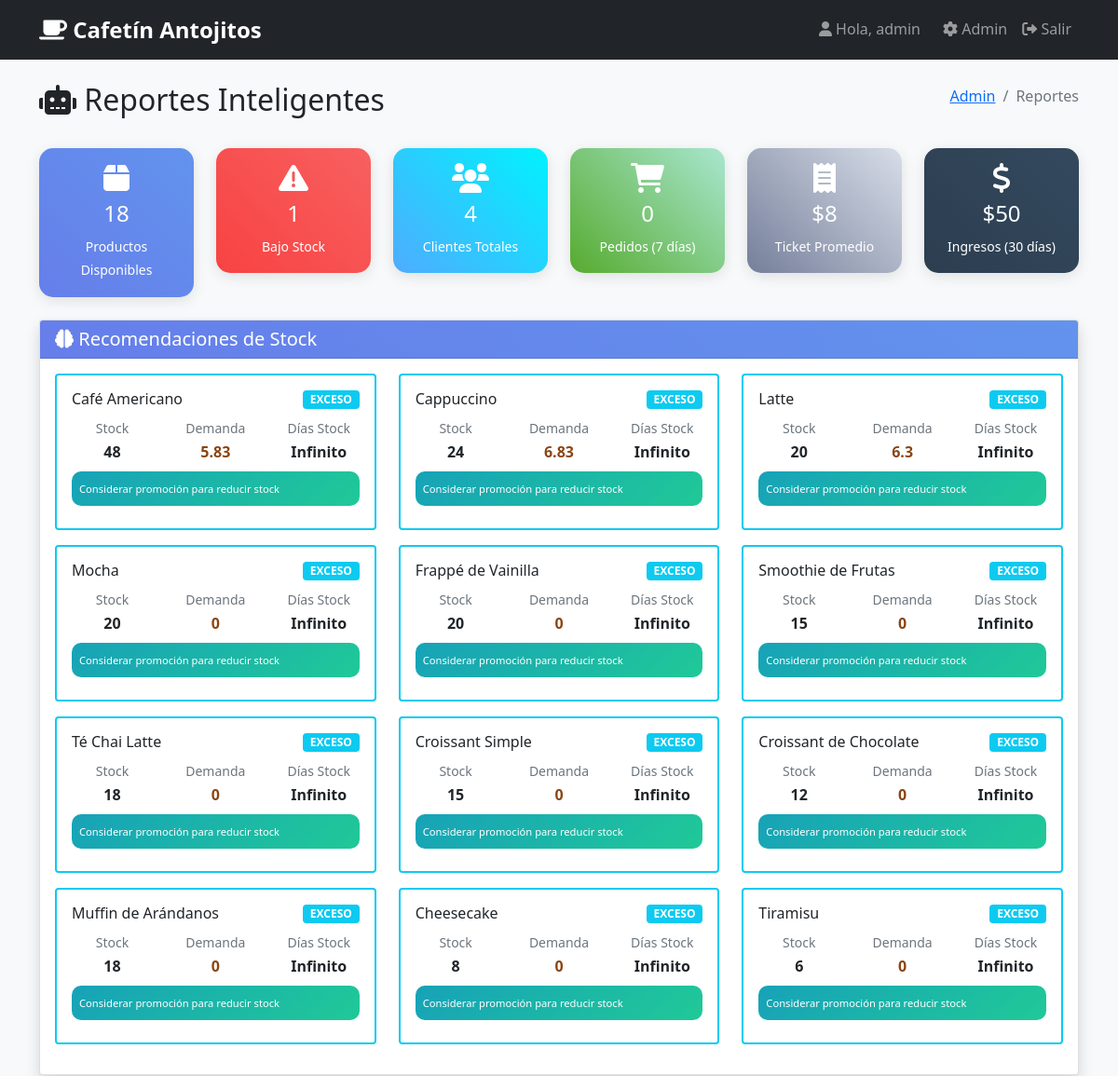
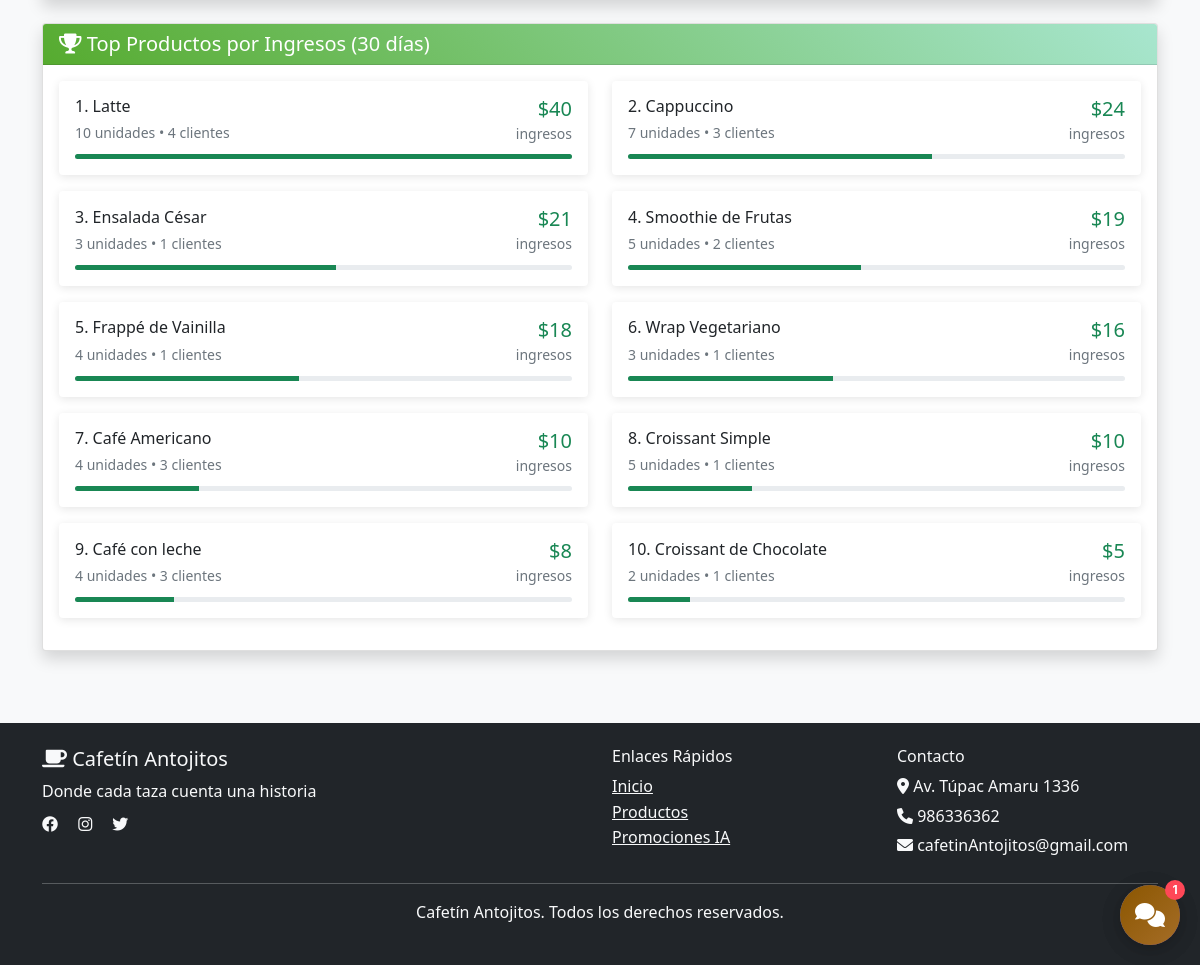
The page /admin/reportes (signed in) on the database its author committed (2 pictures, top to bottom).
### tables this page shows
CREATE TABLE productos (
            id INTEGER PRIMARY KEY AUTOINCREMENT,
            nombre TEXT NOT NULL,
            descripcion TEXT,
            precio REAL NOT NULL,
            imagen TEXT,
            categoria TEXT,
            stock INTEGER DEFAULT 0,
            popularidad INTEGER DEFAULT 0,
            created_at TIMESTAMP DEFAULT CURRENT_TIMESTAMP
        );

### app.py (the view)
@app.route('/admin/reportes')
def admin_reportes():
    if 'user_id' not in session or session.get('role') != 'admin':
        flash('Acceso denegado', 'error')
        return redirect(url_for('index'))
    recomendaciones_stock = generate_stock_recommendations()
    conn = get_db_connection()
    metricas = conn.execute('''
        SELECT
            (SELECT COUNT(*) FROM productos WHERE stock > 0) as productos_disponibles,
            (SELECT COUNT(*) FROM productos WHERE stock <= 5) as productos_bajo_stock,
            (SELECT COUNT(*) FROM usuarios WHERE role = 'user') as total_clientes,
            (SELECT COUNT(*) FROM pedidos WHERE created_at >= date('now', '-7 days')) as pedidos_semana,
            (SELECT ROUND(AVG(total), 2) FROM pedidos WHERE created_at >= date('now', '-30 days')) as ticket_promedio,
            (SELECT SUM(total) FROM pedidos WHERE created_at >= date('now', '-30 days')) as ingresos_mes
    ''').fetchone()
    top_productos_ingresos = conn.execute('''
        SELECT
            p.nombre,
            SUM(h.cantidad * p.precio) as ingresos,
            SUM(h.cantidad) as unidades_vendidas,
            COUNT(DISTINCT h.user_id) as clientes_compraron
        FROM historial_compras h
        JOIN productos p ON h.producto_id = p.id
        WHERE h.fecha >= date('now', '-30 days')
        GROUP BY p.id, p.nombre
        ORDER BY ingresos DESC
        LIMIT 10
    ''').fetchall()
    conn.close()
    return render_template('admin_reportes.html',
                         recomendaciones_stock=recomendaciones_stock,
                         metricas=metricas,
                         top_productos_ingresos=top_productos_ingresos)

### app.py (called while the page is built)
def get_db_connection():
    conn = sqlite3.connect(DATABASE)
    conn.row_factory = sqlite3.Row
    return conn

### templates/admin_reportes.html (shortened to what this page needs)
{% extends "base.html" %}
{% block content %}
<div class="container py-4">
    <div class="d-flex justify-content-between align-items-center mb-4">
        <h2><i class="fas fa-robot"></i> Reportes Inteligentes</h2>
        <nav aria-label="breadcrumb">
            <ol class="breadcrumb">
                <li class="breadcrumb-item"><a href="{{ url_for('admin') }}">Admin</a></li>
                <li class="breadcrumb-item active">Reportes</li>
            </ol>
        </nav>
    </div>
    <div class="row mb-4">
        <div class="col-md-2">
            <div class="card metric-card bg-gradient-primary text-white">
                <div class="card-body text-center">
                    <i class="fas fa-box fa-2x mb-2"></i>
                    <h4>{{ metricas.productos_disponibles }}</h4>
                    <small>Productos Disponibles</small>
                </div>
            </div>
        </div>
        <div class="col-md-2">
            <div class="card metric-card bg-gradient-warning text-white">
                <div class="card-body text-center">
                    <i class="fas fa-exclamation-triangle fa-2x mb-2"></i>
                    <h4>{{ metricas.productos_bajo_stock }}</h4>
                    <small>Bajo Stock</small>
                </div>
            </div>
        </div>
        <div class="col-md-2">
            <div class="card metric-card bg-gradient-info text-white">
                <div class="card-body text-center">
                    <i class="fas fa-users fa-2x mb-2"></i>
                    <h4>{{ metricas.total_clientes }}</h4>
                    <small>Clientes Totales</small>
                </div>
            </div>
        </div>
        <div class="col-md-2">
            <div class="card metric-card bg-gradient-success text-white">
                <div class="card-body text-center">
                    <i class="fas fa-shopping-cart fa-2x mb-2"></i>
                    <h4>{{ metricas.pedidos_semana }}</h4>
                    <small>Pedidos (7 días)</small>
                </div>
            </div>
        </div>
        <div class="col-md-2">
            <div class="card metric-card bg-gradient-secondary text-white">
                <div class="card-body text-center">
                    <i class="fas fa-receipt fa-2x mb-2"></i>
                    <h4>${{ "%.0f"|format(metricas.ticket_promedio or 0) }}</h4>
                    <small>Ticket Promedio</small>
                </div>
            </div>
        </div>
        <div class="col-md-2">
            <div class="card metric-card bg-gradient-dark text-white">
                <div class="card-body text-center">
                    <i class="fas fa-dollar-sign fa-2x mb-2"></i>
                    <h4>${{ "%.0f"|format(metricas.ingresos_mes or 0) }}</h4>
                    <small>Ingresos (30 días)</small>
                </div>
            </div>
        </div>
    </div>
    <div class="card shadow mb-4">
        <div class="card-header bg-gradient-primary text-white">
            <h5 class="mb-0">
                <i class="fas fa-brain"></i> Recomendaciones de Stock
            </h5>
        </div>
        <div class="card-body">
            <div class="row">
                {% for rec in recomendaciones_stock[:12] %}
                <div class="col-md-6 col-lg-4 mb-3">
                    <div class="card recommendation-card h-100
                        {% if rec.urgencia == 'CRÍTICO' %}border-danger
                        {% elif rec.urgencia == 'ALTO' %}border-warning
                        {% elif rec.urgencia == 'EXCESO' %}border-info
                        {% else %}border-success{% endif %}">
                        <div class="card-body">
                            <div class="d-flex justify-content-between align-items-start mb-2">
                                <h6 class="card-title mb-0">{{ rec.producto.nombre }}</h6>
                                <span class="badge
                                    {% if rec.urgencia == 'CRÍTICO' %}bg-danger
                                    {% elif rec.urgencia == 'ALTO' %}bg-warning
                                    {% elif rec.urgencia == 'EXCESO' %}bg-info
                                    {% else %}bg-success{% endif %}">
                                    {{ rec.urgencia }}
                                </span>
                            </div>
                            <div class="row text-center mb-2">
                                <div class="col-4">
                                    <small class="text-muted">Stock</small>
                                    <div class="fw-bold">{{ rec.producto.stock }}</div>
                                </div>
                                <div class="col-4">
                                    <small class="text-muted">Demanda</small>
                                    <div class="fw-bold text-primary">{{ rec.demanda_predicha }}</div>
                                </div>
                                <div class="col-4">
                                    <small class="text-muted">Días Stock</small>
                                    <div class="fw-bold">{{ rec.dias_stock }}</div>
                                </div>
                            </div>
                            <div class="alert alert-sm
                                {% if rec.urgencia == 'CRÍTICO' %}alert-danger
                                {% elif rec.urgencia == 'ALTO' %}alert-warning
                                {% elif rec.urgencia == 'EXCESO' %}alert-info
                                {% else %}alert-success{% endif %} mb-2">
                                <small>{{ rec.accion }}</small>
                            </div>
                        </div>
                    </div>
                </div>
                {% endfor %}
            </div>
        </div>
    </div>
    <div class="card shadow">
        <div class="card-header bg-gradient-success text-white">
            <h5 class="mb-0">
                <i class="fas fa-trophy"></i> Top Productos por Ingresos (30 días)
            </h5>
        </div>
        <div class="card-body">
            <div class="row">
                {% for producto in top_productos_ingresos %}
                <div class="col-md-6 mb-3">
                    <div class="card top-product-card">
                        <div class="card-body">
                            <div class="d-flex justify-content-between align-items-center">
                                <div>
                                    <h6 class="mb-1">{{ loop.index }}. {{ producto.nombre }}</h6>
                                    <small class="text-muted">
                                        {{ producto.unidades_vendidas }} unidades •
                                        {{ producto.clientes_compraron }} clientes
                                    </small>
                                </div>
                                <div class="text-end">
                                    <div class="h5 text-success mb-0">${{ "%.0f"|format(producto.ingresos) }}</div>
                                    <small class="text-muted">ingresos</small>
                                </div>
                            </div>
                            <div class="progress mt-2" style="height: 5px;">
                                <div class="progress-bar bg-success"
                                     style="width: {{ (producto.ingresos / top_productos_ingresos[0].ingresos * 100) if top_productos_ingresos else 0 }}%">
                                </div>
                            </div>
                        </div>
                    </div>
                </div>
                {% endfor %}
            </div>
        </div>
    </div>
</div>
{% endblock %}

### static/style.css (style rules this page uses)
:root { --primary-color: #8b4513; --secondary-color: #d2691e; --accent-color: #f4a460; --dark-color: #2c1810; --light-color: #f5f5dc; --success-color: #28a745; --danger-color: #dc3545; --warning-color: #ffc107; --info-color: #17a2b8; }
* { box-sizing: border-box; }
body { font-family: "Segoe UI", Tahoma, Geneva, Verdana, sans-serif; background-color: #f8f9fa; line-height: 1.6; }
.alert { border: none; border-radius: 10px; padding: 1rem 1.5rem; }
.alert-info { background: linear-gradient(135deg, var(--info-color), #20c997); color: white; }
.card { transition: all 0.3s ease; }
.text-primary { color: var(--primary-color) !important; }

### templates/admin_reportes.html (style rules this page uses)
.metric-card { border: none; border-radius: 15px; box-shadow: 0 4px 15px rgba(0, 0, 0, 0.1); transition: transform 0.3s ease; }
.bg-gradient-primary { background: linear-gradient(45deg, #667eea, #6293ed); }
.bg-gradient-success { background: linear-gradient(45deg, #56ab2f, #a8e6cf); }
.bg-gradient-warning { background: linear-gradient(45deg, #f84242, #f86060); }
.bg-gradient-info { background: linear-gradient(45deg, #4facfe, #00f2fe); }
.bg-gradient-secondary { background: linear-gradient(45deg, #757f9a, #d7dde8); }
.bg-gradient-dark { background: linear-gradient(45deg, #2c3e50, #34495e); }
.recommendation-card { transition: transform 0.3s ease; border-width: 2px; }
.top-product-card { border: none; box-shadow: 0 2px 10px rgba(0, 0, 0, 0.1); transition: transform 0.3s ease; }
.alert-sm { padding: 0.5rem; font-size: 0.8rem; }
.breadcrumb { background: none; padding: 0; }

### rows shown on the page
productos: producto.nombre "Café Americano", producto.stock "48", nombre "Café Americano", unidades_vendidas "4", clientes_compraron "3", ingresos "10"
productos: producto.nombre "Cappuccino", producto.stock "24", nombre "Cappuccino", unidades_vendidas "7", clientes_compraron "3", ingresos "24"
productos: producto.nombre "Latte", producto.stock "20", nombre "Latte", unidades_vendidas "10", clientes_compraron "4", ingresos "40"
productos: producto.nombre "Mocha", producto.stock "20"
productos: producto.nombre "Frappé de Vainilla", producto.stock "20", nombre "Frappé de Vainilla", unidades_vendidas "4", clientes_compraron "1", ingresos "18"
productos: producto.nombre "Smoothie de Frutas", producto.stock "15", nombre "Smoothie de Frutas", unidades_vendidas "5", clientes_compraron "2", ingresos "19"
productos: producto.nombre "Té Chai Latte", producto.stock "18"
productos: producto.nombre "Croissant Simple", producto.stock "15", nombre "Croissant Simple", unidades_vendidas "5", clientes_compraron "1", ingresos "10"
productos: producto.nombre "Croissant de Chocolate", producto.stock "12", nombre "Croissant de Chocolate", unidades_vendidas "2", clientes_compraron "1", ingresos "5"
productos: producto.nombre "Muffin de Arándanos", producto.stock "18"
productos: producto.nombre "Cheesecake", producto.stock "8"
productos: producto.nombre "Tiramisu", producto.stock "6"
productos: nombre "Ensalada César", unidades_vendidas "3", clientes_compraron "1", ingresos "21"
productos: nombre "Wrap Vegetariano", unidades_vendidas "3", clientes_compraron "1", ingresos "16"
productos: nombre "Café con leche", unidades_vendidas "4", clientes_compraron "3", ingresos "8"

### other values the page prints
{{ session.username }} "admin"
{{ metricas.productos_disponibles }} "18"
{{ metricas.productos_bajo_stock }} "1"
{{ metricas.total_clientes }} "4"
{{ metricas.pedidos_semana }} "0"
{{ "%.0f"|format(metricas.ticket_promedio or 0) }} "8"
{{ "%.0f"|format(metricas.ingresos_mes or 0) }} "50"
{{ rec.urgencia }} "EXCESO" "EXCESO" "EXCESO" "EXCESO" "EXCESO" "EXCESO" "EXCESO" "EXCESO" "EXCESO" "EXCESO" "EXCESO" "EXCESO"
{{ rec.demanda_predicha }} "5.83" "6.83" "6.3" "0" "0" "0" "0" "0" "0" "0" "0" "0"
{{ rec.dias_stock }} "Infinito" "Infinito" "Infinito" "Infinito" "Infinito" "Infinito" "Infinito" "Infinito" "Infinito" "Infinito" "Infinito" "Infinito"
{{ rec.accion }} "Considerar promoción para reducir stock" "Considerar promoción para reducir stock" "Considerar promoción para reducir stock" "Considerar promoción para reducir stock" "Considerar promoción para reducir stock" "Considerar promoción para reducir stock" "Considerar promoción para reducir stock" "Considerar promoción para reducir stock" "Considerar promoción para reducir stock" "Considerar promoción para reducir stock" "Considerar promoción para reducir stock" "Considerar promoción para reducir stock"
